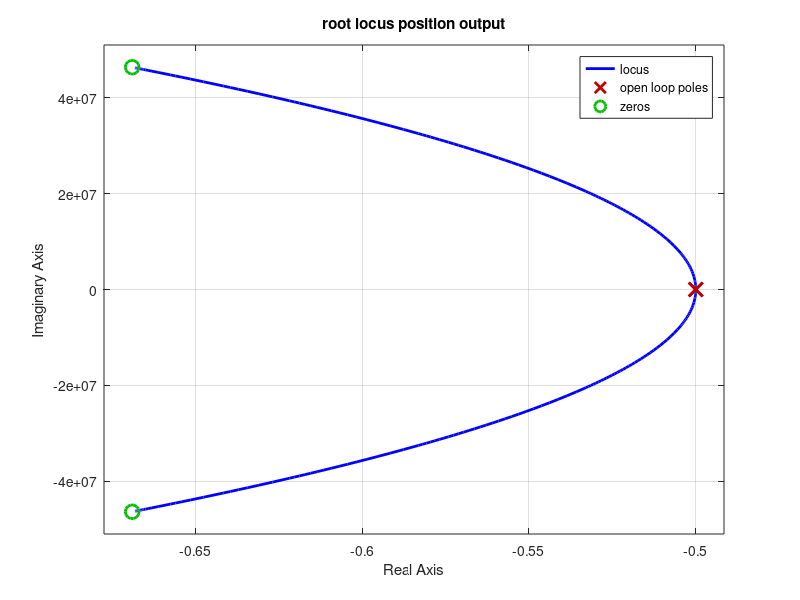
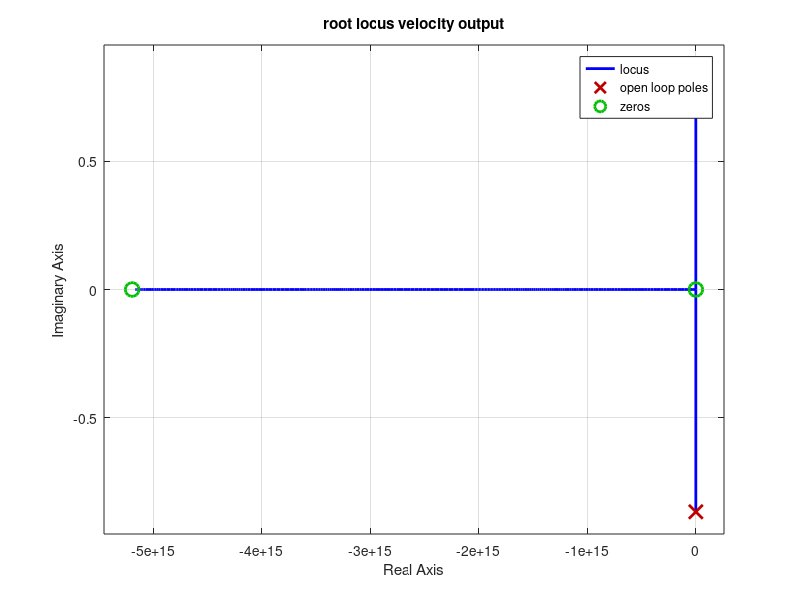
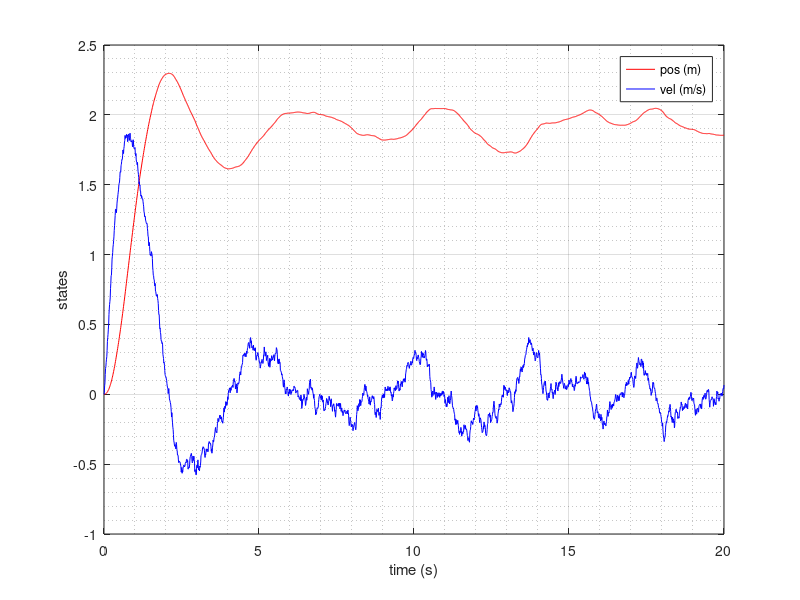

The MATLAB script that drew these images, in order:
clear; clc; close all
m = 1; % mass
kp = 1; % spring stiffness
c = 1; % damper
A = [0 1; -kp/m -c/m];
B = [0; 1/m];
C1 = [1 0]; % position output
C2 = [0 1]; % velocity output
D = 0;

%% assuming that we don't know the accurate values for m,k,c 
m_true = 1.05*m; % a scale that is a bit off (5% off)
k_true = 0.95*kp; % also 5% off
c_true = 1.2*c; % 20% off
A_true = [0 1; -k_true/m_true -c_true/m_true];
B_true = [0; 1/m_true];


s = tf('s');
tf_ss_pos = C1*inv(s*eye(2) - A)*B; % transfer function from a state-space with position output
tf_ss_vel = C2*inv(s*eye(2) - A)*B; % transfer function from a state-space with velocity output

figure
rlocus(tf_ss_pos) % plot a root locus for position output
title("root locus position output")

figure
rlocus(tf_ss_vel) % plot a root locus for velocity output
title("root locus velocity output")

K = 2.37; % randomly pick a gain on the root locus
tf_cl_pos = minreal(K*tf_ss_pos/(1+K*tf_ss_pos)); % verify the location of the closed-loop poles
pole(tf_cl_pos)

t0 = 0;
dt = 0.01;
Tf = 20;
T = t0:dt:Tf;
x = zeros(2,length(T));
x0 = [0;0]; % initial state
x(:,1) = x0;
kp = 2; % control gain
ki = 1; % integral gain
kd = 0.5; % derivative gain
e = 0; % initial error
e_int = 0; % integration of the error
e_prev = 0; % previous error
for t = 1:(length(T)-1)
    r_pos = 2; % position reference
    % y_pos = x(1,t); % position feedback measurement
    y_pos = x(1,t) + randn; % position feedback measurement with a noise
    e = r_pos - y_pos; % position error

    r_vel = 0; % velocity reference
    y_vel = x(2,t) + randn; % velocity feedback measurement with a noise
    ed = r_vel - y_vel;

    % this naive derivative implementation amplifies a noise in your sensor measurement.
    % ed = (e - e_prev)/dt; % error derivative
    u = kp*e + ki*e_int + kd*ed; % PID feedback controller

    % x_dot = A_true*x(:,t) + B_true*u; % off-design model
    x_dot = A*x(:,t) + B*u;
    x(:,t+1) = x(:,t) + x_dot*dt;
    e_int = e_int + e*dt; % for ki
    e_prev = e; % for kd
end
figure
plot(T,x(1,:),'-r',T,x(2,:),'-b')
legend("pos (m)", "vel (m/s)")
xlabel("time (s)")
ylabel("states")
grid on; grid minor